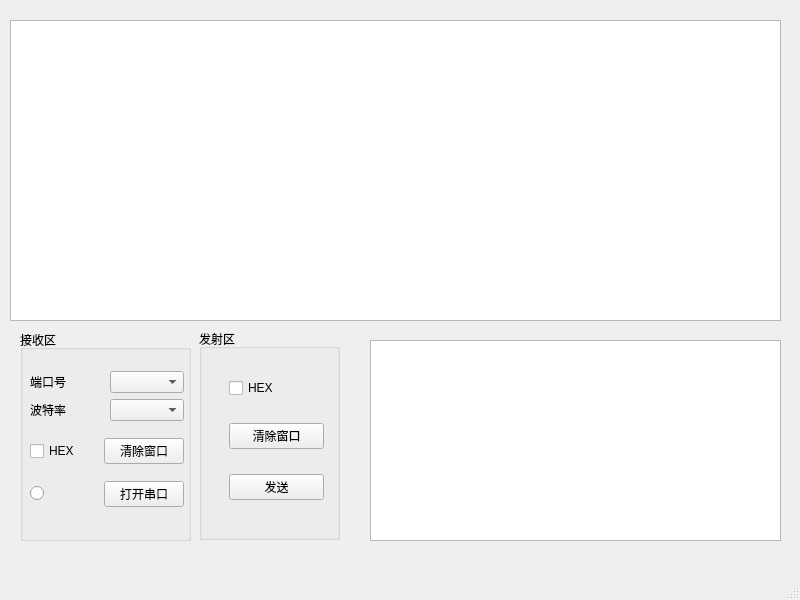
<?xml version="1.0" encoding="UTF-8"?>
<ui version="4.0">
 <class>MainWindow</class>
 <widget class="QMainWindow" name="MainWindow">
  <property name="geometry">
   <rect>
    <x>0</x>
    <y>0</y>
    <width>800</width>
    <height>600</height>
   </rect>
  </property>
  <property name="windowTitle">
   <string>MainWindow</string>
  </property>
  <widget class="QWidget" name="centralwidget">
   <widget class="QTextEdit" name="textEdit">
    <property name="geometry">
     <rect>
      <x>10</x>
      <y>20</y>
      <width>771</width>
      <height>301</height>
     </rect>
    </property>
   </widget>
   <widget class="QTextEdit" name="textEdit_2">
    <property name="geometry">
     <rect>
      <x>370</x>
      <y>340</y>
      <width>411</width>
      <height>201</height>
     </rect>
    </property>
   </widget>
   <widget class="QGroupBox" name="serialReceivegroupBox">
    <property name="geometry">
     <rect>
      <x>20</x>
      <y>330</y>
      <width>171</width>
      <height>211</height>
     </rect>
    </property>
    <property name="title">
     <string>接收区</string>
    </property>
    <widget class="QWidget" name="">
     <property name="geometry">
      <rect>
       <x>10</x>
       <y>30</y>
       <width>154</width>
       <height>161</height>
      </rect>
     </property>
     <layout class="QVBoxLayout" name="verticalLayout_4">
      <item>
       <layout class="QHBoxLayout" name="horizontalLayout_3">
        <item>
         <layout class="QVBoxLayout" name="verticalLayout_2">
          <item>
           <widget class="QLabel" name="serialPortNamelabel">
            <property name="text">
             <string>端口号</string>
            </property>
           </widget>
          </item>
          <item>
           <widget class="QLabel" name="serialBaudratelabel">
            <property name="text">
             <string>波特率</string>
            </property>
           </widget>
          </item>
         </layout>
        </item>
        <item>
         <layout class="QVBoxLayout" name="verticalLayout">
          <item>
           <widget class="QComboBox" name="serialPortNamecomboBox"/>
          </item>
          <item>
           <widget class="QComboBox" name="serialBaudratecomboBox"/>
          </item>
         </layout>
        </item>
       </layout>
      </item>
      <item>
       <layout class="QHBoxLayout" name="horizontalLayout">
        <item>
         <widget class="QCheckBox" name="serialHexDisplaycheckBox">
          <property name="text">
           <string>HEX</string>
          </property>
         </widget>
        </item>
        <item>
         <widget class="QPushButton" name="serialCleanReceivepushButton">
          <property name="text">
           <string>清除窗口</string>
          </property>
         </widget>
        </item>
       </layout>
      </item>
      <item>
       <layout class="QHBoxLayout" name="horizontalLayout_2">
        <item>
         <widget class="QRadioButton" name="radioButton">
          <property name="text">
           <string/>
          </property>
         </widget>
        </item>
        <item>
         <widget class="QPushButton" name="serialOnClickpushButton">
          <property name="text">
           <string>打开串口</string>
          </property>
         </widget>
        </item>
       </layout>
      </item>
     </layout>
    </widget>
   </widget>
   <widget class="QGroupBox" name="serialSendgroupBox">
    <property name="geometry">
     <rect>
      <x>199</x>
      <y>329</y>
      <width>141</width>
      <height>211</height>
     </rect>
    </property>
    <property name="title">
     <string>发射区</string>
    </property>
    <widget class="QWidget" name="">
     <property name="geometry">
      <rect>
       <x>30</x>
       <y>30</y>
       <width>95</width>
       <height>161</height>
      </rect>
     </property>
     <layout class="QVBoxLayout" name="verticalLayout_3">
      <item>
       <widget class="QCheckBox" name="serialHexSendcheckBox">
        <property name="text">
         <string>HEX</string>
        </property>
       </widget>
      </item>
      <item>
       <widget class="QPushButton" name="serialCleanSendpushButton">
        <property name="text">
         <string>清除窗口</string>
        </property>
       </widget>
      </item>
      <item>
       <widget class="QPushButton" name="serialSendpushButton">
        <property name="text">
         <string>发送</string>
        </property>
       </widget>
      </item>
     </layout>
    </widget>
   </widget>
  </widget>
  <widget class="QMenuBar" name="menubar">
   <property name="geometry">
    <rect>
     <x>0</x>
     <y>0</y>
     <width>800</width>
     <height>26</height>
    </rect>
   </property>
  </widget>
  <widget class="QStatusBar" name="statusbar"/>
 </widget>
 <resources/>
 <connections/>
</ui>
